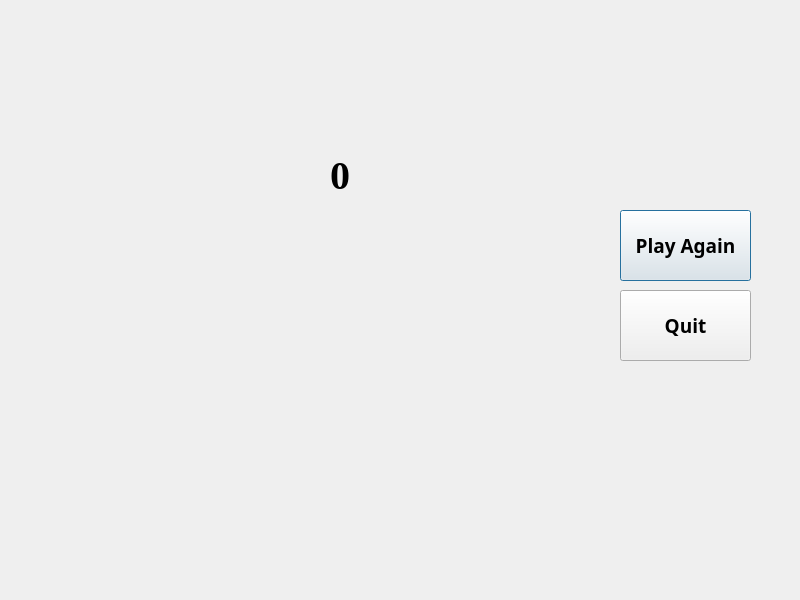
<?xml version="1.0" encoding="UTF-8"?>
<ui version="4.0">
 <class>Dialog</class>
 <widget class="QDialog" name="Dialog">
  <property name="geometry">
   <rect>
    <x>0</x>
    <y>0</y>
    <width>800</width>
    <height>600</height>
   </rect>
  </property>
  <property name="windowTitle">
   <string>Dialog</string>
  </property>
  <widget class="QPushButton" name="pushButton">
   <property name="geometry">
    <rect>
     <x>620</x>
     <y>210</y>
     <width>131</width>
     <height>71</height>
    </rect>
   </property>
   <property name="font">
    <font>
     <family>Bell MT</family>
     <pointsize>14</pointsize>
     <weight>75</weight>
     <bold>true</bold>
    </font>
   </property>
   <property name="text">
    <string>Play Again</string>
   </property>
  </widget>
  <widget class="QPushButton" name="pushButton_2">
   <property name="geometry">
    <rect>
     <x>620</x>
     <y>290</y>
     <width>131</width>
     <height>71</height>
    </rect>
   </property>
   <property name="font">
    <font>
     <family>Bell MT</family>
     <pointsize>14</pointsize>
     <weight>75</weight>
     <bold>true</bold>
    </font>
   </property>
   <property name="text">
    <string>Quit</string>
   </property>
  </widget>
  <widget class="QLabel" name="label">
   <property name="geometry">
    <rect>
     <x>0</x>
     <y>0</y>
     <width>821</width>
     <height>601</height>
    </rect>
   </property>
   <property name="text">
    <string/>
   </property>
   <property name="pixmap">
    <pixmap resource="res.qrc">:/images/endwindow.png</pixmap>
   </property>
  </widget>
  <widget class="QLabel" name="labelScore">
   <property name="geometry">
    <rect>
     <x>330</x>
     <y>150</y>
     <width>141</width>
     <height>51</height>
    </rect>
   </property>
   <property name="font">
    <font>
     <family>Times New Roman</family>
     <pointsize>30</pointsize>
     <weight>75</weight>
     <bold>true</bold>
    </font>
   </property>
   <property name="text">
    <string>0</string>
   </property>
  </widget>
  <zorder>label</zorder>
  <zorder>pushButton</zorder>
  <zorder>pushButton_2</zorder>
  <zorder>labelScore</zorder>
 </widget>
 <resources>
  <include location="res.qrc"/>
 </resources>
 <connections/>
</ui>
